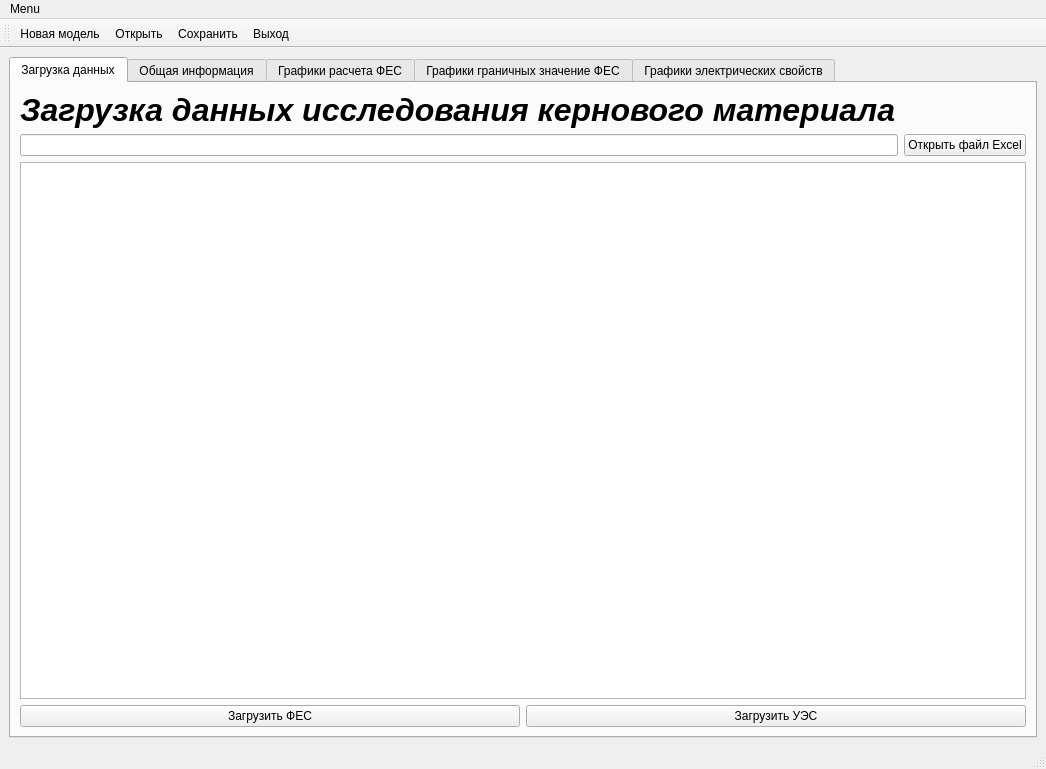
<?xml version="1.0" encoding="UTF-8"?>
<ui version="4.0">
 <class>MainWindow</class>
 <widget class="QMainWindow" name="MainWindow">
  <property name="geometry">
   <rect>
    <x>0</x>
    <y>0</y>
    <width>1046</width>
    <height>769</height>
   </rect>
  </property>
  <property name="windowTitle">
   <string>MainWindow</string>
  </property>
  <widget class="QWidget" name="centralwidget">
   <layout class="QGridLayout" name="gridLayout_3">
    <item row="0" column="0">
     <widget class="QTabWidget" name="tabWidget">
      <property name="currentIndex">
       <number>0</number>
      </property>
      <widget class="QWidget" name="tab_3">
       <attribute name="title">
        <string>Загрузка данных</string>
       </attribute>
       <layout class="QVBoxLayout" name="verticalLayout_4">
        <item>
         <widget class="QLabel" name="label_3">
          <property name="font">
           <font>
            <pointsize>24</pointsize>
            <italic>true</italic>
            <bold>true</bold>
           </font>
          </property>
          <property name="text">
           <string>Загрузка данных исследования кернового материала</string>
          </property>
         </widget>
        </item>
        <item>
         <layout class="QHBoxLayout" name="horizontalLayout_5">
          <item>
           <widget class="QLineEdit" name="lineEditXlsxFile"/>
          </item>
          <item>
           <widget class="QPushButton" name="Open_File_Excel">
            <property name="text">
             <string>Открыть файл Excel</string>
            </property>
           </widget>
          </item>
         </layout>
        </item>
        <item>
         <widget class="QTextBrowser" name="Preview_Data"/>
        </item>
        <item>
         <layout class="QHBoxLayout" name="horizontalLayout_6">
          <item>
           <widget class="QPushButton" name="Loading_FES">
            <property name="text">
             <string>Загрузить ФЕС</string>
            </property>
           </widget>
          </item>
          <item>
           <widget class="QPushButton" name="Loading_UES">
            <property name="text">
             <string>Загрузить УЭС</string>
            </property>
           </widget>
          </item>
         </layout>
        </item>
       </layout>
      </widget>
      <widget class="QWidget" name="tab">
       <attribute name="title">
        <string>Общая информация</string>
       </attribute>
       <layout class="QGridLayout" name="gridLayout_2">
        <item row="0" column="0">
         <widget class="QLabel" name="label">
          <property name="font">
           <font>
            <pointsize>24</pointsize>
            <italic>true</italic>
            <bold>true</bold>
           </font>
          </property>
          <property name="frameShape">
           <enum>QFrame::NoFrame</enum>
          </property>
          <property name="frameShadow">
           <enum>QFrame::Plain</enum>
          </property>
          <property name="lineWidth">
           <number>1</number>
          </property>
          <property name="text">
           <string>Петрофизическая модель</string>
          </property>
          <property name="textFormat">
           <enum>Qt::MarkdownText</enum>
          </property>
          <property name="scaledContents">
           <bool>false</bool>
          </property>
          <property name="wordWrap">
           <bool>false</bool>
          </property>
          <property name="indent">
           <number>-3</number>
          </property>
         </widget>
        </item>
        <item row="1" column="0">
         <layout class="QHBoxLayout" name="horizontalLayout_2">
          <item>
           <layout class="QVBoxLayout" name="verticalLayout">
            <item>
             <widget class="QLabel" name="Field">
              <property name="text">
               <string>Месторождение</string>
              </property>
             </widget>
            </item>
            <item>
             <widget class="QLabel" name="Plast">
              <property name="text">
               <string>Пласт</string>
              </property>
             </widget>
            </item>
           </layout>
          </item>
          <item>
           <spacer name="horizontalSpacer_5">
            <property name="orientation">
             <enum>Qt::Horizontal</enum>
            </property>
            <property name="sizeHint" stdset="0">
             <size>
              <width>168</width>
              <height>18</height>
             </size>
            </property>
           </spacer>
          </item>
          <item>
           <layout class="QVBoxLayout" name="verticalLayout_2">
            <item>
             <widget class="QLineEdit" name="Name_Field"/>
            </item>
            <item>
             <widget class="QLineEdit" name="Name_Layer"/>
            </item>
           </layout>
          </item>
         </layout>
        </item>
        <item row="2" column="0">
         <layout class="QHBoxLayout" name="horizontalLayout_8">
          <item>
           <widget class="QPushButton" name="Statistic_info_model">
            <property name="text">
             <string>Заполнить общую информацию по модели</string>
            </property>
           </widget>
          </item>
          <item>
           <spacer name="horizontalSpacer_6">
            <property name="orientation">
             <enum>Qt::Horizontal</enum>
            </property>
            <property name="sizeHint" stdset="0">
             <size>
              <width>40</width>
              <height>20</height>
             </size>
            </property>
           </spacer>
          </item>
         </layout>
        </item>
        <item row="3" column="0">
         <layout class="QHBoxLayout" name="horizontalLayout_7">
          <item>
           <layout class="QVBoxLayout" name="verticalLayout_3">
            <item>
             <widget class="QLabel" name="Num_Well_core">
              <property name="text">
               <string>Количество скважин с керном</string>
              </property>
             </widget>
            </item>
            <item>
             <widget class="QLabel" name="Num_Core_PORO">
              <property name="text">
               <string>Количество исследований пористости</string>
              </property>
             </widget>
            </item>
            <item>
             <widget class="QLabel" name="Num_Core_PERM">
              <property name="text">
               <string>Количество исследований проницаемости</string>
              </property>
             </widget>
            </item>
            <item>
             <widget class="QLabel" name="label_2">
              <property name="text">
               <string>Количество исследований остаточной водонасыщенности</string>
              </property>
             </widget>
            </item>
            <item>
             <widget class="QLabel" name="Num_Well_GIS">
              <property name="text">
               <string>Количество скважин с геофизическими исследованиями</string>
              </property>
             </widget>
            </item>
           </layout>
          </item>
          <item>
           <spacer name="horizontalSpacer">
            <property name="orientation">
             <enum>Qt::Horizontal</enum>
            </property>
            <property name="sizeHint" stdset="0">
             <size>
              <width>208</width>
              <height>20</height>
             </size>
            </property>
           </spacer>
          </item>
          <item>
           <layout class="QVBoxLayout" name="verticalLayout_5">
            <item>
             <widget class="QTextBrowser" name="View_Num_Well_core"/>
            </item>
            <item>
             <widget class="QTextBrowser" name="View_Num_Poro_core"/>
            </item>
            <item>
             <widget class="QTextBrowser" name="View_Num_Perm_core"/>
            </item>
            <item>
             <widget class="QTextBrowser" name="View_Num_WaterIrr_core"/>
            </item>
            <item>
             <widget class="QTextBrowser" name="View_Num_Well_GIS"/>
            </item>
           </layout>
          </item>
         </layout>
        </item>
       </layout>
      </widget>
      <widget class="QWidget" name="tab_2">
       <attribute name="title">
        <string>Графики расчета ФЕС</string>
       </attribute>
       <layout class="QGridLayout" name="gridLayout">
        <item row="0" column="0">
         <widget class="QSplitter" name="splitter">
          <property name="orientation">
           <enum>Qt::Vertical</enum>
          </property>
          <widget class="QWidget" name="layoutWidget">
           <layout class="QHBoxLayout" name="horizontalLayout_3">
            <item>
             <widget class="QGraphicsView" name="Relation_Perm_Poro"/>
            </item>
            <item>
             <widget class="QGraphicsView" name="Relation_Density_Poro"/>
            </item>
           </layout>
          </widget>
          <widget class="QWidget" name="layoutWidget">
           <layout class="QHBoxLayout" name="horizontalLayout">
            <item>
             <layout class="QVBoxLayout" name="verticalLayout_6">
              <item>
               <layout class="QVBoxLayout" name="verticalLayout_8">
                <item>
                 <widget class="QLabel" name="label_6">
                  <property name="text">
                   <string>Коэффициенты для зависимоти проницаемости от пористости</string>
                  </property>
                 </widget>
                </item>
                <item>
                 <widget class="QTextBrowser" name="View_Koef_Relation_Perm_Poro"/>
                </item>
               </layout>
              </item>
              <item>
               <widget class="QPushButton" name="Create_Graf_FES">
                <property name="text">
                 <string>Построить графики ФЕС</string>
                </property>
               </widget>
              </item>
              <item>
               <widget class="QPushButton" name="But_View_Koef_Perm_Poro">
                <property name="text">
                 <string>Показать коэффициенты Perm=f(Poro)</string>
                </property>
               </widget>
              </item>
             </layout>
            </item>
            <item>
             <layout class="QVBoxLayout" name="verticalLayout_7">
              <item>
               <layout class="QVBoxLayout" name="verticalLayout_9">
                <item>
                 <widget class="QLabel" name="label_7">
                  <property name="text">
                   <string>Коэффициенты для зависимости плотности от пористости</string>
                  </property>
                 </widget>
                </item>
                <item>
                 <widget class="QTextBrowser" name="View_Koef_Relation_Density_Poro"/>
                </item>
               </layout>
              </item>
              <item>
               <widget class="QPushButton" name="Create_Relations_FES">
                <property name="text">
                 <string>Построить зависимости на графиках</string>
                </property>
               </widget>
              </item>
              <item>
               <widget class="QPushButton" name="But_View_Koef_Dens_Poro">
                <property name="text">
                 <string>Показать коэффициенты Dens=f(Poro)</string>
                </property>
               </widget>
              </item>
             </layout>
            </item>
           </layout>
          </widget>
         </widget>
        </item>
       </layout>
      </widget>
      <widget class="QWidget" name="tab_4">
       <attribute name="title">
        <string>Графики граничных значение ФЕС</string>
       </attribute>
       <layout class="QGridLayout" name="gridLayout_4">
        <item row="1" column="0" colspan="2">
         <layout class="QVBoxLayout" name="verticalLayout_12">
          <item>
           <widget class="QLabel" name="label_10">
            <property name="text">
             <string>График зависимости Остаточной Водонасыщенности от Динамической пористости</string>
            </property>
           </widget>
          </item>
          <item>
           <widget class="QGraphicsView" name="Relation_WaterIrr_PoroDin"/>
          </item>
         </layout>
        </item>
        <item row="0" column="2" colspan="2">
         <layout class="QVBoxLayout" name="verticalLayout_11">
          <item>
           <widget class="QLabel" name="label_9">
            <property name="text">
             <string>График зависисмости Проницаемости от Динамической пористости</string>
            </property>
           </widget>
          </item>
          <item>
           <widget class="QGraphicsView" name="Relation_Perm_PoroDin"/>
          </item>
         </layout>
        </item>
        <item row="2" column="0">
         <widget class="QPushButton" name="Create_Graf_Limit_Value">
          <property name="text">
           <string>Построить графики </string>
          </property>
         </widget>
        </item>
        <item row="1" column="2" colspan="2">
         <layout class="QVBoxLayout" name="verticalLayout_13">
          <item>
           <widget class="QLabel" name="label_11">
            <property name="text">
             <string>Граничные значения параметров ФЕС</string>
            </property>
           </widget>
          </item>
          <item>
           <widget class="QTextBrowser" name="View_Limit_Values_FES"/>
          </item>
         </layout>
        </item>
        <item row="0" column="0" colspan="2">
         <layout class="QVBoxLayout" name="verticalLayout_10">
          <item>
           <widget class="QLabel" name="label_8">
            <property name="text">
             <string>График зависимости Пористости от Динамической пористости</string>
            </property>
           </widget>
          </item>
          <item>
           <widget class="QGraphicsView" name="Relation_Poro_PoroDin"/>
          </item>
         </layout>
        </item>
        <item row="2" column="3">
         <widget class="QPushButton" name="View_Limit_Values">
          <property name="text">
           <string>Показать граничные значения</string>
          </property>
         </widget>
        </item>
        <item row="2" column="1" colspan="2">
         <widget class="QPushButton" name="Create_Relation_Limit_Value">
          <property name="text">
           <string>Построить зависимости</string>
          </property>
         </widget>
        </item>
       </layout>
      </widget>
      <widget class="QWidget" name="tab_5">
       <attribute name="title">
        <string>Графики электрических свойств</string>
       </attribute>
       <layout class="QGridLayout" name="gridLayout_5">
        <item row="0" column="0">
         <layout class="QVBoxLayout" name="verticalLayout_14">
          <item>
           <widget class="QLabel" name="label_12">
            <property name="text">
             <string>Рп = f(Кп)</string>
            </property>
           </widget>
          </item>
          <item>
           <widget class="QGraphicsView" name="Relation_Pp_Poro"/>
          </item>
         </layout>
        </item>
        <item row="0" column="1">
         <layout class="QVBoxLayout" name="verticalLayout_15">
          <item>
           <widget class="QLabel" name="label_13">
            <property name="text">
             <string>Рн = f(Кв)</string>
            </property>
           </widget>
          </item>
          <item>
           <widget class="QGraphicsView" name="Relation_Pn_WaterSat"/>
          </item>
         </layout>
        </item>
        <item row="0" column="2">
         <layout class="QVBoxLayout" name="verticalLayout_16">
          <item>
           <widget class="QLabel" name="label_14">
            <property name="text">
             <string>Коэффициенты для формулы Арчи-Дахнова</string>
            </property>
           </widget>
          </item>
          <item>
           <widget class="QTextBrowser" name="View_Koef_AD"/>
          </item>
         </layout>
        </item>
        <item row="1" column="0">
         <widget class="QPushButton" name="Create_Graf_AD">
          <property name="text">
           <string>Построить графики Арчи-Дахнова</string>
          </property>
         </widget>
        </item>
        <item row="1" column="1">
         <widget class="QPushButton" name="Create_Relation_AD">
          <property name="text">
           <string>Построить зависимости Арчи-Дахнова</string>
          </property>
         </widget>
        </item>
        <item row="1" column="2">
         <widget class="QPushButton" name="View_Koef_AD_2">
          <property name="text">
           <string>Показать коэффициенты Арчи-Дахнова</string>
          </property>
         </widget>
        </item>
       </layout>
      </widget>
     </widget>
    </item>
   </layout>
  </widget>
  <widget class="QMenuBar" name="menubar">
   <property name="geometry">
    <rect>
     <x>0</x>
     <y>0</y>
     <width>1046</width>
     <height>24</height>
    </rect>
   </property>
   <widget class="QMenu" name="menu">
    <property name="title">
     <string>Menu</string>
    </property>
    <addaction name="action"/>
    <addaction name="action_4"/>
    <addaction name="action_2"/>
    <addaction name="action_3"/>
   </widget>
   <addaction name="menu"/>
  </widget>
  <widget class="QStatusBar" name="statusbar"/>
  <widget class="QToolBar" name="toolBar">
   <property name="windowTitle">
    <string>toolBar</string>
   </property>
   <attribute name="toolBarArea">
    <enum>TopToolBarArea</enum>
   </attribute>
   <attribute name="toolBarBreak">
    <bool>false</bool>
   </attribute>
   <addaction name="action"/>
   <addaction name="action_4"/>
   <addaction name="action_2"/>
   <addaction name="action_3"/>
  </widget>
  <action name="action">
   <property name="icon">
    <iconset>
     <normaloff>Resourses/icons8-create-80.png</normaloff>Resourses/icons8-create-80.png</iconset>
   </property>
   <property name="text">
    <string>&amp;Новая модель</string>
   </property>
   <property name="toolTip">
    <string>Создание новой модели</string>
   </property>
  </action>
  <action name="action_2">
   <property name="icon">
    <iconset>
     <normaloff>Resourses/icons8-save-80.png</normaloff>Resourses/icons8-save-80.png</iconset>
   </property>
   <property name="text">
    <string>&amp;Сохранить</string>
   </property>
   <property name="toolTip">
    <string>Сохранить модель</string>
   </property>
  </action>
  <action name="action_3">
   <property name="icon">
    <iconset>
     <normaloff>Resourses/icons8-logout-100.png</normaloff>Resourses/icons8-logout-100.png</iconset>
   </property>
   <property name="text">
    <string>&amp;Выход</string>
   </property>
   <property name="toolTip">
    <string>Закрытие программы</string>
   </property>
  </action>
  <action name="action_4">
   <property name="icon">
    <iconset>
     <normaloff>Resourses/icons8-open-document-80.png</normaloff>Resourses/icons8-open-document-80.png</iconset>
   </property>
   <property name="text">
    <string>&amp;Открыть</string>
   </property>
   <property name="toolTip">
    <string>Открыть модель</string>
   </property>
   <property name="shortcut">
    <string>Ctrl+O</string>
   </property>
  </action>
 </widget>
 <resources/>
 <connections/>
</ui>
